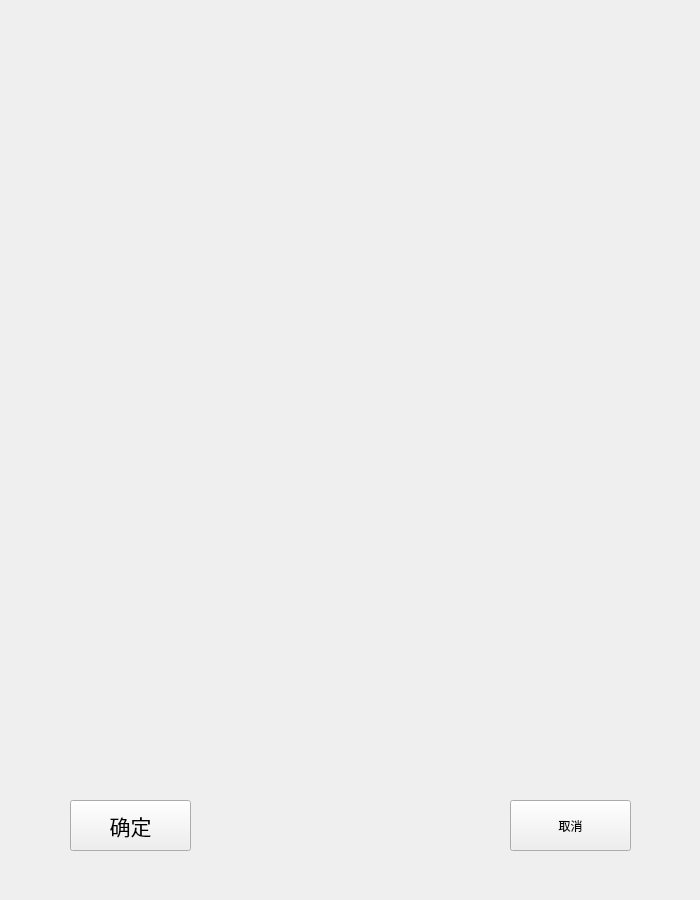
<?xml version="1.0" encoding="UTF-8"?>
<ui version="4.0">
 <class>loginUI</class>
 <widget class="QWidget" name="loginUI">
  <property name="geometry">
   <rect>
    <x>0</x>
    <y>0</y>
    <width>700</width>
    <height>900</height>
   </rect>
  </property>
  <property name="windowTitle">
   <string>Form</string>
  </property>
  <widget class="QPushButton" name="pushButton">
   <property name="geometry">
    <rect>
     <x>70</x>
     <y>800</y>
     <width>121</width>
     <height>51</height>
    </rect>
   </property>
   <property name="font">
    <font>
     <pointsize>16</pointsize>
    </font>
   </property>
   <property name="text">
    <string>确定</string>
   </property>
  </widget>
  <widget class="QPushButton" name="pushButton_2">
   <property name="geometry">
    <rect>
     <x>510</x>
     <y>800</y>
     <width>121</width>
     <height>51</height>
    </rect>
   </property>
   <property name="text">
    <string>取消</string>
   </property>
  </widget>
 </widget>
 <resources/>
 <connections/>
</ui>
